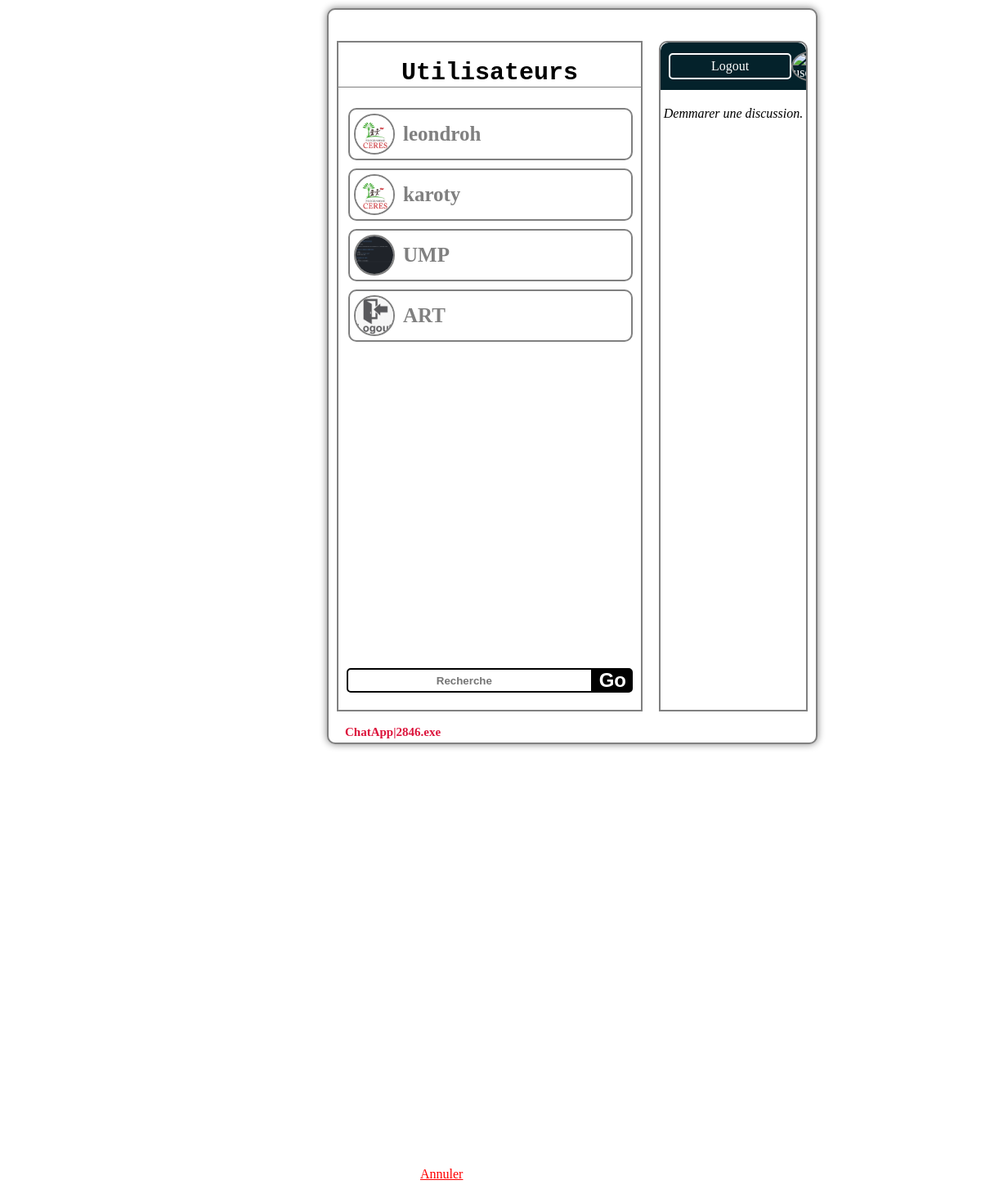
/recherche/user/, run on an earlier commit of the app's database.
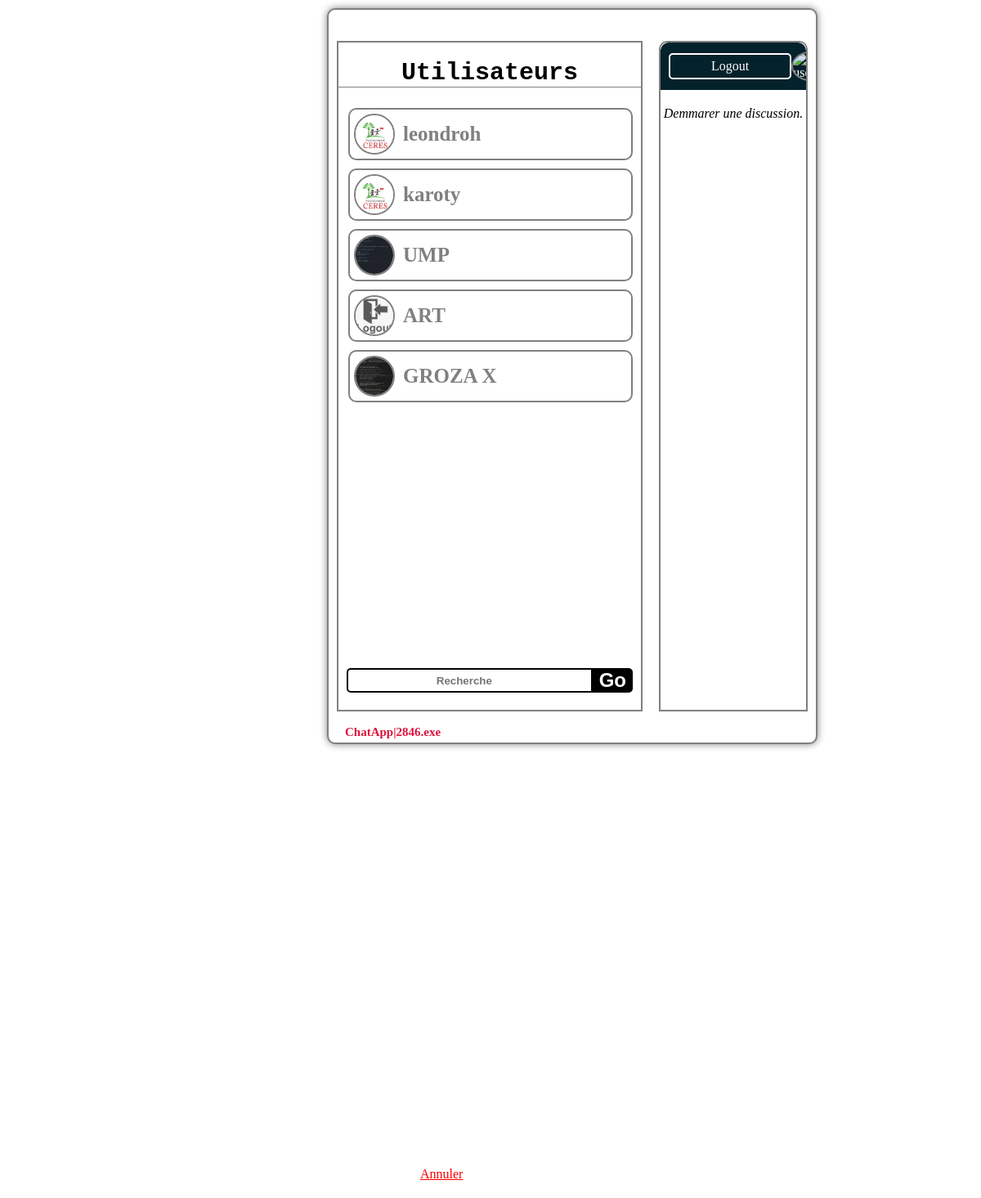
And on a later commit of the database.
### chatreal/models.py (models this page shows, shortened)
class CustomUser(AbstractUser):
    uid = models.CharField(
        max_length=10,
        editable=False,
        unique=True
    )
    username = models.CharField(max_length=15, unique=True, verbose_name="Pseudo")
    email = models.EmailField(unique=True, verbose_name="Adresse e-mail")
    profile_picture = models.ImageField(upload_to="profile_pictures/", null=True, blank=True, verbose_name="Photo de profil")
    groups = models.ManyToManyField(
        'auth.Group',
        related_name='customuser_groups',
        blank=True
    )
    user_permissions = models.ManyToManyField(
        'auth.permission',
        related_name='customuser_permissions',
        blank=True
    )

### chatreal/views.py (the view)
# urls.py: path('recherche/user/', Recherche_user, name="rechercher_user"),
def Recherche_user(request):
    user = request.user
    recherche = request.POST.get('search_user', '')
    resultat = (
        CustomUser.objects.filter(username__icontains=recherche).exclude(id=user.id) | CustomUser.objects.filter(uid__icontains=recherche).exclude(id=user.id)
    )
    context = {
        'resultat': resultat,
        'rechercher': recherche,
        "user": user,
    }
    return render(request, 'resultat.html', context)

### chatreal/templates/resultat.html
{% extends 'plateform.html' %}
{% block content %}
    {% if resultat %}
        <ul>
            {% for u in resultat %}
                <li>
                    <img src="{{ u.profile_picture.url }}" alt="{{ u.username }}" />
                    <span><a href="{% url 'discussion' u.uid %}">{{ u.username }}</a></span>
                </li>
            {% endfor %}
        </ul>
    {% else %}
        <p>Aucune resultat sur {{ rechercher }} .</p>
    {% endif %}
<div class="annuler_bouton">
    <a href="{% url 'plateform' %}">Annuler</a>
</div>
{% endblock %}

What changed in the data, as far as the page shows it:
added CustomUser: profile_picture (picture), username "GROZA X"
